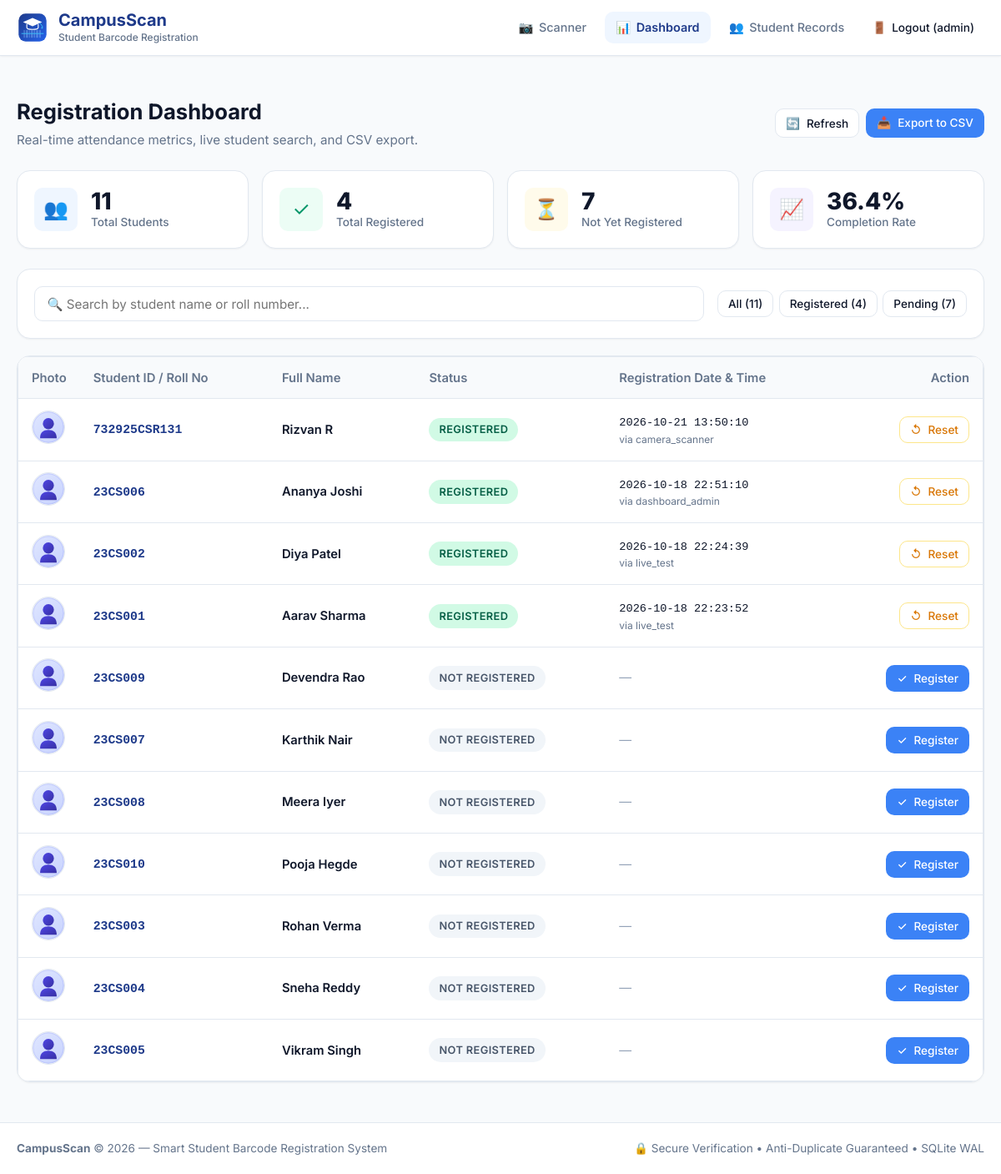
The page /dashboard (signed in) on the database its author committed.
### tables this page shows
CREATE TABLE registrations (
                id INTEGER PRIMARY KEY AUTOINCREMENT,
                student_id TEXT NOT NULL UNIQUE REFERENCES students(student_id) ON DELETE CASCADE,
                registered_at TIMESTAMP DEFAULT CURRENT_TIMESTAMP,
                registered_by TEXT DEFAULT 'scanner',
                notes TEXT
            );

CREATE TABLE students (
                student_id TEXT PRIMARY KEY NOT NULL,
                name TEXT NOT NULL,
                photo_filename TEXT,
                created_at TIMESTAMP DEFAULT CURRENT_TIMESTAMP,
                updated_at TIMESTAMP DEFAULT CURRENT_TIMESTAMP
            );

### app.py (the view)
@app.route('/dashboard')
@admin_required
def dashboard():
    with get_db() as conn:
        cursor = conn.cursor()
        cursor.execute("SELECT COUNT(*) AS total FROM students")
        total_students = cursor.fetchone()['total']
        cursor.execute("SELECT COUNT(*) AS total_reg FROM registrations")
        total_registered = cursor.fetchone()['total_reg']
        total_unregistered = max(0, total_students - total_registered)
        reg_rate = round((total_registered / total_students * 100), 1) if total_students > 0 else 0.0
        cursor.execute("""
            SELECT
                s.student_id,
                s.name,
                r.registered_at,
                r.registered_by,
                CASE WHEN r.student_id IS NOT NULL THEN 1 ELSE 0 END AS is_registered
            FROM students s
            LEFT JOIN registrations r ON s.student_id = r.student_id
            ORDER BY is_registered DESC, r.registered_at DESC, s.name ASC
        """)
        raw_students = cursor.fetchall()
        students_list = []
        missing_photos_count = 0
        for s in raw_students:
            has_photo = find_student_photo_file(s['student_id']) is not None
            if not has_photo:
                missing_photos_count += 1
            students_list.append({
                'student_id': s['student_id'],
                'name': s['name'],
                'is_registered': bool(s['is_registered']),
                'registered_at': s['registered_at'],
                'registered_by': s['registered_by'],
                'has_photo': has_photo,
                'photo_url': get_photo_url(s['student_id'])
            })
    return render_template(
        'dashboard.html',
        total_students=total_students,
        total_registered=total_registered,
        total_unregistered=total_unregistered,
        registration_rate=reg_rate,
        missing_photos_count=missing_photos_count,
        students=students_list
    )

### app.py (called while the page is built)
def get_db():
    conn = sqlite3.connect(DB_PATH, timeout=20.0)
    conn.row_factory = sqlite3.Row
    conn.execute("PRAGMA foreign_keys = ON;")
    conn.execute("PRAGMA journal_mode = WAL;")
    return conn

def find_student_photo_file(student_id: str):
    clean_id = str(student_id).strip().upper()
    if not clean_id:
        return None
    try:
        files = os.listdir(STUDENTS_DIR)
    except OSError:
        return None
    for filename in files:
        base, ext = os.path.splitext(filename)
        if base.strip().upper() == clean_id and ext.lower() in ALLOWED_IMAGE_EXTENSIONS:
            return filename
    return None

def get_photo_url(student_id: str):
    photo_file = find_student_photo_file(student_id)
    if photo_file:
        return url_for('serve_student_photo', student_id=student_id)
    return url_for('static', filename='images/default-profile.svg')

def admin_required(f):
    @wraps(f)
    def decorated_function(*args, **kwargs):
        if not session.get('admin_logged_in'):
            flash("Administrator login required to access this page.", "warning")
            return redirect(url_for('login', next=request.url))
        return f(*args, **kwargs)
    return decorated_function

### templates/dashboard.html (shortened to what this page needs)
{% extends 'base.html' %}
{% block content %}
<div class="page-header">
  <div>
    <h1 class="page-title">Registration Dashboard</h1>
    <p class="page-subtitle">Real-time attendance metrics, live student search, and CSV export.</p>
  </div>
  <div style="display: flex; gap: 0.5rem; flex-wrap: wrap;">
    <button class="btn btn-outline btn-sm" onclick="window.location.reload();">
      <span>🔄</span> Refresh
    </button>
    <a href="{{ url_for('export_csv') }}" class="btn btn-primary btn-sm">
      <span>📥</span> Export to CSV
    </a>
  </div>
</div>
<div class="grid-4" style="margin-bottom: 1.5rem;">
  <div class="kpi-card">
    <div class="kpi-icon blue">👥</div>
    <div>
      <div class="kpi-value" id="kpi-total-students">{{ total_students }}</div>
      <div class="kpi-label">Total Students</div>
    </div>
  </div>
  <div class="kpi-card">
    <div class="kpi-icon green">✓</div>
    <div>
      <div class="kpi-value" id="kpi-total-registered">{{ total_registered }}</div>
      <div class="kpi-label">Total Registered</div>
    </div>
  </div>
  <div class="kpi-card">
    <div class="kpi-icon amber">⏳</div>
    <div>
      <div class="kpi-value" id="kpi-total-unregistered">{{ total_unregistered }}</div>
      <div class="kpi-label">Not Yet Registered</div>
    </div>
  </div>
  <div class="kpi-card">
    <div class="kpi-icon purple">📈</div>
    <div>
      <div class="kpi-value" id="kpi-registration-rate">{{ registration_rate }}%</div>
      <div class="kpi-label">Completion Rate</div>
    </div>
  </div>
</div>
<div class="card" style="padding: 1.25rem; margin-bottom: 1.25rem;">
  <div style="display: flex; gap: 1rem; justify-content: space-between; align-items: center; flex-wrap: wrap;">
    <div style="flex: 1; min-width: 260px;">
      <input
        type="text"
        id="dashboard-search"
        class="form-control"
        placeholder="🔍 Search by student name or roll number..."
        autocomplete="off"
      >
    </div>
    <div style="display: flex; gap: 0.4rem; flex-wrap: wrap;">
      <button class="btn btn-sm btn-outline filter-btn active" data-filter="all">All ({{ students|length }})</button>
      <button class="btn btn-sm btn-outline filter-btn" data-filter="registered">Registered ({{ total_registered }})</button>
      <button class="btn btn-sm btn-outline filter-btn" data-filter="unregistered">Pending ({{ total_unregistered }})</button>
    </div>
  </div>
</div>
<div class="card" style="padding: 0; overflow: hidden;">
  <div class="table-responsive">
    <table class="table" id="students-table">
      <thead>
        <tr>
          <th style="width: 60px;">Photo</th>
          <th>Student ID / Roll No</th>
          <th>Full Name</th>
          <th>Status</th>
          <th>Registration Date & Time</th>
          <th style="text-align: right;">Action</th>
        </tr>
      </thead>
      <tbody>
        {% if students %}
          {% for student in students %}
            <tr class="student-row" data-status="{% if student.is_registered %}registered{% else %}unregistered{% endif %}" data-search="{{ student.student_id|lower }} {{ student.name|lower }}">
              <td>
                <img
                  src="{{ student.photo_url }}"
                  alt="{{ student.name }}"
                  class="table-avatar"
                  loading="lazy"
                >
              </td>
              <td>
                <strong style="font-family: var(--font-mono); color: var(--primary);">{{ student.student_id }}</strong>
              </td>
              <td>
                <span style="font-weight: 600;">{{ student.name }}</span>
              </td>
              <td>
                {% if student.is_registered %}
                  <span class="badge badge-registered">Registered</span>
                {% else %}
                  <span class="badge badge-unregistered">Not Registered</span>
                {% endif %}
              </td>
              <td>
                {% if student.is_registered %}
                  <span style="font-size: 0.85rem; font-family: var(--font-mono); color: var(--text-main);">{{ student.registered_at }}</span>
                  {% if student.registered_by %}
                    <span style="font-size: 0.75rem; color: var(--text-muted); display: block;">via {{ student.registered_by }}</span>
                  {% endif %}
                {% else %}
                  <span style="color: var(--text-subtle);">—</span>
                {% endif %}
              </td>
              <td style="text-align: right;">
                {% if student.is_registered %}
                  <form method="POST" action="{{ url_for('reset_registration', student_id=student.student_id) }}" style="display: inline;" onsubmit="return confirm('Reset registration for {{ student.student_id }}? This allows re-scanning.');">
                    <button type="submit" class="btn btn-sm btn-outline" style="color: var(--warning); border-color: #fde68a;" title="Reset registration to allow re-testing">
                      <span>↺</span> Reset
                    </button>
                  </form>
                {% else %}
                  <button type="button" class="btn btn-sm btn-primary" onclick="quickRegister('{{ student.student_id }}');">
                    <span>✓</span> Register
                  </button>
                {% endif %}
              </td>
            </tr>
          {% endfor %}
        {% else %}
          <tr>
            <td colspan="6" style="text-align: center; padding: 2.5rem; color: var(--text-muted);">
              No student records in the database yet. <a href="{{ url_for('records') }}">Import students or add them manually</a>.
            </td>
          </tr>
        {% endif %}
      </tbody>
    </table>
  </div>
</div>
{% endblock %}

### templates/base.html (shortened to what this page needs)
<!DOCTYPE html>
<html lang="en">
<head>
  <link rel="stylesheet" href="{{ url_for('static', filename='css/style.css') }}">
</head>
<body>
  <header class="navbar">
    <div class="nav-container">
      <a href="{{ url_for('index') }}" class="nav-brand">
        <img src="{{ url_for('static', filename='images/logo.svg') }}" alt="CampusScan Logo" class="brand-logo">
        <div class="brand-text">
          <h1>CampusScan</h1>
          <span>Student Barcode Registration</span>
        </div>
      </a>
      <nav>
        <ul class="nav-links" id="nav-links">
          <li>
            <a href="{{ url_for('index') }}" class="nav-link {% if request.endpoint == 'index' %}active{% endif %}">
              <span>📷</span> Scanner
            </a>
          </li>
          {% if session.get('admin_logged_in') %}
            <li>
              <a href="{{ url_for('dashboard') }}" class="nav-link {% if request.endpoint == 'dashboard' %}active{% endif %}">
                <span>📊</span> Dashboard
              </a>
            </li>
            <li>
              <a href="{{ url_for('records') }}" class="nav-link {% if request.endpoint == 'records' %}active{% endif %}">
                <span>👥</span> Student Records
              </a>
            </li>
            <li>
              <a href="{{ url_for('logout') }}" class="nav-link btn-sm btn-outline">
                <span>🚪</span> Logout ({{ session.get('admin_username') }})
              </a>
            </li>
          {% else %}
            <li>
              <a href="{{ url_for('login') }}" class="nav-link {% if request.endpoint == 'login' %}active{% endif %}">
                <span>🔒</span> Admin Login
              </a>
            </li>
          {% endif %}
        </ul>
      </nav>
    </div>
  </header>
  <div class="main-content" style="padding-bottom: 0;">
  </div>
  <main class="main-content">
    {% block content %}{% endblock %}
  </main>
  <footer class="footer">
    <div class="footer-content">
      <div>
        <strong>CampusScan</strong> &copy; 2026 — Smart Student Barcode Registration System
      </div>
      <div>
        <span>🔒 Secure Verification &bull; Anti-Duplicate Guaranteed &bull; SQLite WAL</span>
      </div>
    </div>
  </footer>
</body>
</html>

### rows shown on the page
registrations: student_id "732925CSR131", name "Rizvan R", shows "REGISTERED", registered_at "2026-10-21 13:50:10", registered_by "camera_scanner"
registrations: student_id "23CS006", name "Ananya Joshi", shows "REGISTERED", registered_at "2026-10-18 22:51:10", registered_by "dashboard_admin"
registrations: student_id "23CS002", name "Diya Patel", shows "REGISTERED", registered_at "2026-10-18 22:24:39", registered_by "live_test"
registrations: student_id "23CS001", name "Aarav Sharma", shows "REGISTERED", registered_at "2026-10-18 22:23:52", registered_by "live_test"
students: student_id "23CS009", name "Devendra Rao", shows "NOT REGISTERED"
students: student_id "23CS007", name "Karthik Nair", shows "NOT REGISTERED"
students: student_id "23CS008", name "Meera Iyer", shows "NOT REGISTERED"
students: student_id "23CS010", name "Pooja Hegde", shows "NOT REGISTERED"
students: student_id "23CS003", name "Rohan Verma", shows "NOT REGISTERED"
students: student_id "23CS004", name "Sneha Reddy", shows "NOT REGISTERED"
students: student_id "23CS005", name "Vikram Singh", shows "NOT REGISTERED"

### other values the page prints
{{ session.get('admin_username') }} "admin"
{{ total_students }} "11"
{{ total_registered }} "4"
{{ total_unregistered }} "7"
{{ registration_rate }} "36.4"
{{ students|length }} "11"
